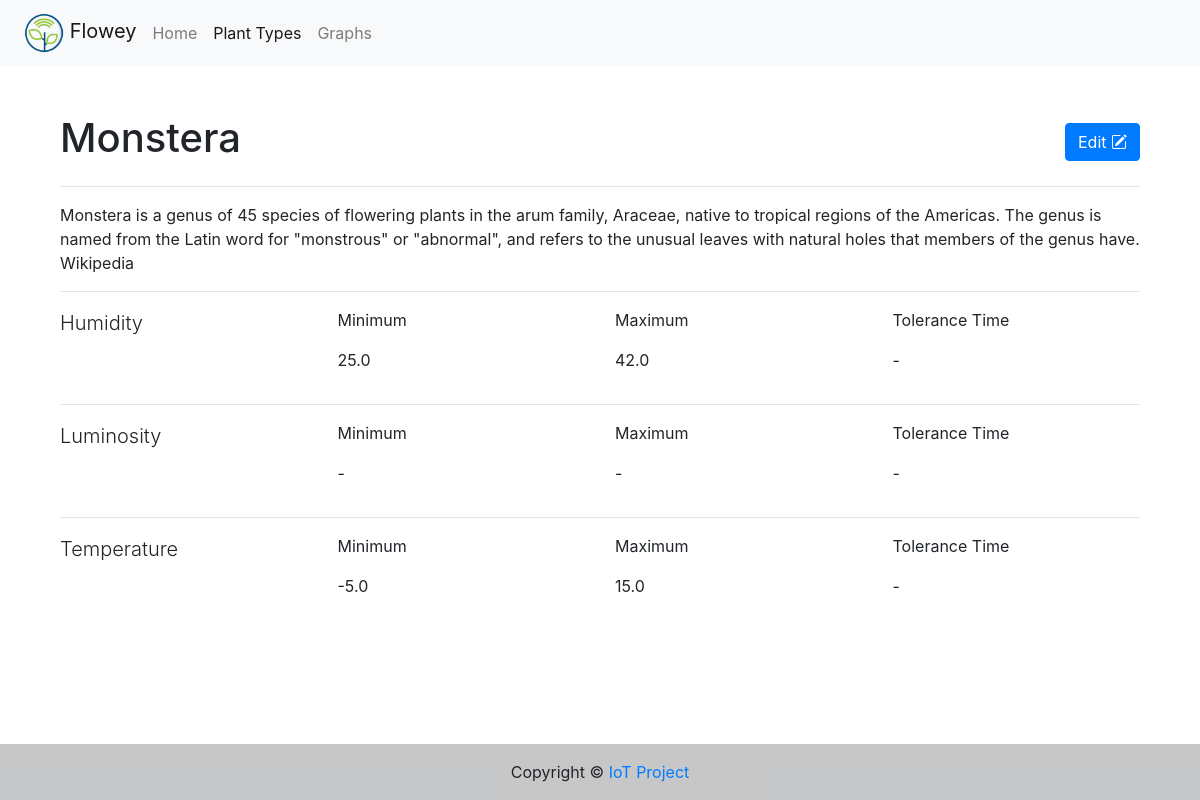
The app's page /plant_type/2 with its own data.
### models/plant_type.py (models this page shows)
@dataclass
class PlantTypeModel(db.Model):
    __tablename__ = 'plant_type'
    id: int = db.Column(db.Integer, primary_key=True, autoincrement=True)
    last_modified: datetime = db.Column(db.DateTime, default=datetime.utcnow, onupdate=datetime.utcnow)
    name: str = db.Column(db.String(length=128), nullable=False, unique=True)
    description: str = db.Column(db.Text)
    humidity_min: float = db.Column(db.Float)
    humidity_max: float = db.Column(db.Float)
    humidity_tolerance_time: int = db.Column(db.Integer)
    luminosity_min: float = db.Column(db.Float)
    luminosity_max: float = db.Column(db.Float)
    luminosity_tolerance_time: int = db.Column(db.Integer)
    temperature_min: float = db.Column(db.Float)
    temperature_max: float = db.Column(db.Float)
    temperature_tolerance_time: int = db.Column(db.Integer)
    plant_data = db.relationship('PlantDataModel',
                                 lazy=True)

### views/plant_type.py (the view)
@plant_type_bp.route('/<int:plant_type_id>')
def details(plant_type_id):
    plant_type = PlantTypeModel.query.get_or_404(plant_type_id)
    return render_template('plant_type/details.html',
                           title=plant_type.name,
                           plant_type_model=plant_type)

### utils.py (called while the page is built)
def randint(a, b):
    return random.randint(a, b)

### views/plant_type.py (called while the page is built)
@plant_type_bp.context_processor
def utility_title(title='Plant Type'):
    return dict(title=title)

### templates/plant_type/details.html
{% extends "base.html" %}
{% block active_navlink__plant_type %}
    active
{% endblock %}
{% block content %}
    <div class="row mb-3 align-items-center">
        <div class="col">
            <h1>{{ plant_type_model.name }}</h1>
        </div>
        <div class="col-auto">
            <a class="btn btn-primary my-2" role="button"
               href="{{ url_for('plant_type.edit', plant_type_id=plant_type_model.id) }}">
                <span class="d-none d-md-inline">Edit </span><i class="bi bi-pencil-square"></i>
            </a>
        </div>
    </div>
    {% if plant_type_model.description|length %}
        <hr/>
        <div class="row">
            <div class="col">
                {{ plant_type_model.description }}
            </div>
        </div>
    {% endif %}
    <hr/>
    <div class="row">
        <div class="col-12 col-md-3">
            <p class="lead">Humidity</p>
        </div>
        <div class="col-6 col-md-3">
            <p>Minimum</p>
            <p>{{ plant_type_model.humidity_min or '-' }}</p>
        </div>
        <div class="col-6 col-md-3">
            <p>Maximum</p>
            <p>{{ plant_type_model.humidity_max or '-' }}</p>
        </div>
        <div class="col-12 col-md-3">
            <p>Tolerance Time</p>
            <p>{{ plant_type_model.humidity_tolerance or '-' }}</p>
        </div>
    </div>
    <hr/>
    <div class="row">
        <div class="col-12 col-md-3">
            <p class="lead">Luminosity</p>
        </div>
        <div class="col-6 col-md-3">
            <p>Minimum</p>
            <p>{{ plant_type_model.luminosity_min or '-' }}</p>
        </div>
        <div class="col-6 col-md-3">
            <p>Maximum</p>
            <p>{{ plant_type_model.luminosity_max or '-' }}</p>
        </div>
        <div class="col-12 col-md-3">
            <p>Tolerance Time</p>
            <p>{{ plant_type_model.luminosity_tolerance or '-' }}</p>
        </div>
    </div>
    <hr/>
    <div class="row">
        <div class="col-12 col-md-3">
            <p class="lead">Temperature</p>
        </div>
        <div class="col-6 col-md-3">
            <p>Minimum</p>
            <p>{{ plant_type_model.temperature_min or '-' }}</p>
        </div>
        <div class="col-6 col-md-3">
            <p>Maximum</p>
            <p>{{ plant_type_model.temperature_max or '-' }}</p>
        </div>
        <div class="col-12 col-md-3">
            <p>Tolerance Time</p>
            <p>{{ plant_type_model.temperature_tolerance or '-' }}</p>
        </div>
    </div>
{% endblock %}

### records on screen
PlantTypeModel: name "Monstera", description "Monstera is a genus of 45 species of flowering plants in the arum family, Araceae, native to tropical regions of the Americas. The genus is named from the Latin word for \"monstrous\" or \"abnormal\", and refers to the unusual leaves with natural holes that members of the genus have. Wikipedia", humidity_min "25.0", humidity_max "42.0", luminosity_min "-", luminosity_max "-", temperature_min "-5.0", temperature_max "15.0"

### other values on screen
{{ plant_type_model.humidity_tolerance or '-' }} "-"
{{ plant_type_model.luminosity_tolerance or '-' }} "-"
{{ plant_type_model.temperature_tolerance or '-' }} "-"
